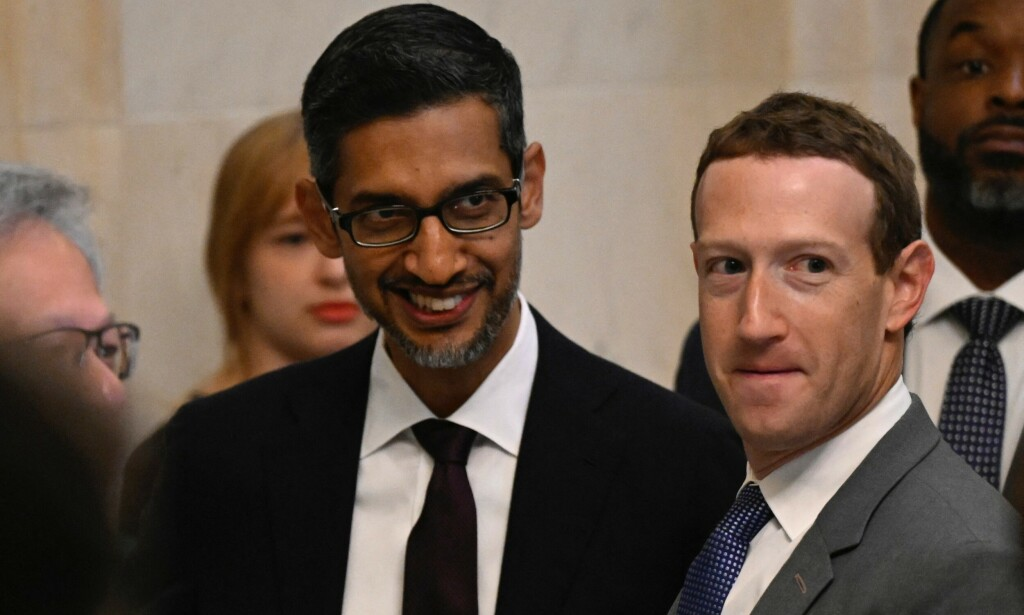
#> input picture kode24_meta_og_google.jpg, 1024 x 615 px, found by its file name
$ jupyter execute dag2_del1_oppgave1.ipynb
#> lines starting #> are read from the running program, lines starting #| are printed output that depends on the picture; after the words box and inside, x2 and y2 are one past the last pixel; in counts of white or black regions, pixels touching at a corner belong together
[cell 1]
import pandas as pd

[cell 2]
import cv2 # pip install opencv-python-headless or conda install opencv
from matplotlib import pyplot as plt

# Due to jupyters architecture we can not use cv2.imshow() so we create a helper method to utilize pyplot.
def show_image(image, title):
    plt.imshow(image)
    plt.title(title)
    plt.show()

# Create the haar cascade
cascPath = "haarcascade_frontalface_default.xml" # Just an xml file that contains data about a face.
faceCascade = cv2.CascadeClassifier(cascPath) # Load the cascade into memory.

face_image_kode24 = cv2.imread("/kode24_meta_og_google.jpg") # cv2 read in BGR format.
#> face_image_kode24 is the input picture: shape (615, 1024, 3); mean B, G, R 72.7, 84.4, 101.2
gray_face_image_kode24 = cv2.cvtColor(face_image_kode24, cv2.COLOR_BGR2GRAY)
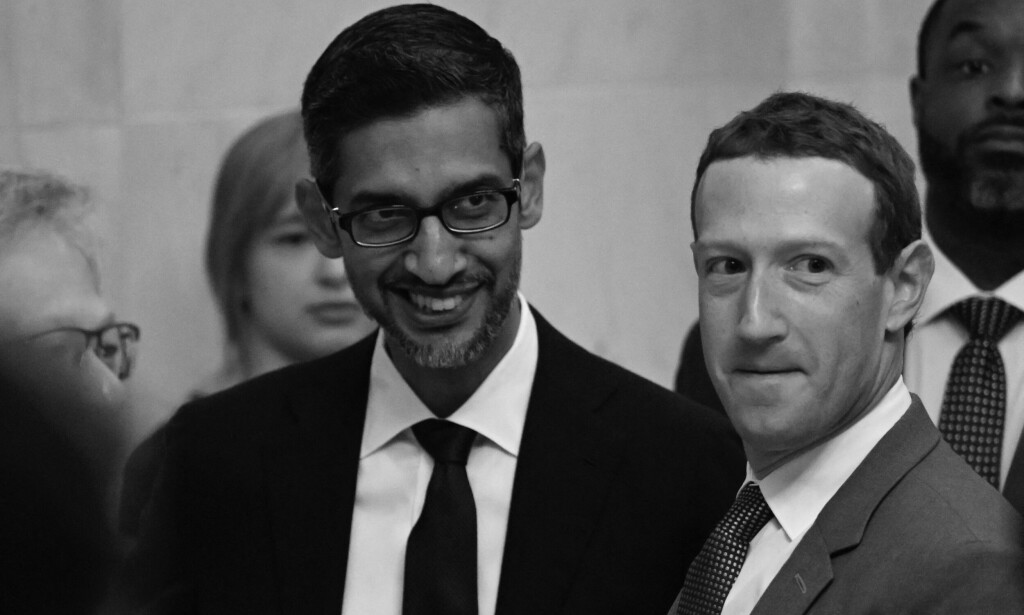
#> gray_face_image_kode24: shape (615, 1024); min 0, max 242, mean 88.1

kode24_faces = faceCascade.detectMultiScale(
    gray_face_image_kode24,
    scaleFactor=1.1,
    minNeighbors=1,  # Endra den her, då endra det seg kor mange fjes den fant
    minSize=(30, 30),
    flags = cv2.CASCADE_SCALE_IMAGE
)
#> kode24_faces = [[269, 8, 120, 240]]

# Draw a rectangle around the faces
print(kode24_faces)
#| [[269   8 120 240]]
for (x, y, w, h) in kode24_faces:
    cv2.rectangle(face_image_kode24, (x, y), (x+w, y+h), (0, 255, 0), 1)
#> this loop made 1 pass
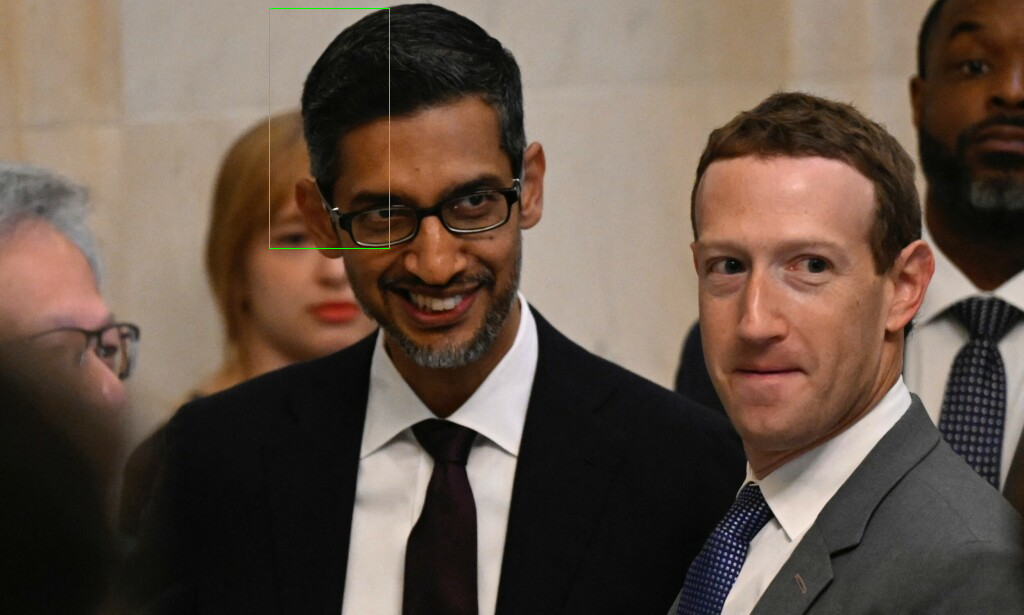
#> face_image_kode24: shape (615, 1024, 3); 0.11% of pixels changed, all inside (x1, y1, x2, y2) = (269, 8, 390, 249)

show_image(cv2.cvtColor(face_image_kode24, cv2.COLOR_BGR2RGB), "Number of faces found = %s" % len(kode24_faces))
show_image(cv2.cvtColor(gray_face_image_kode24, cv2.COLOR_BGR2RGB), "Greyscale...")
